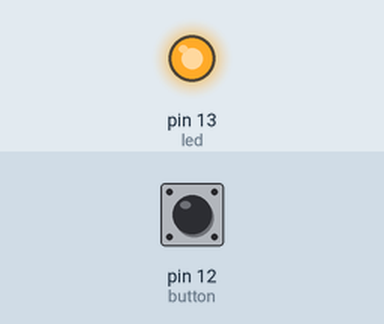
A sketch run on a simulated Arduino Uno, built with avr-gcc and run on an emulated ATmega328P. On the bench: output pins drawn as LEDs (lit = HIGH). Inputs (shaded band) come from the test bench; at power-on: pin 12 (button) HIGH.

Above: at 1.2 s.
1.3 s: pin 12 (button) pulled LOW for 0.15 s
At 1.37 s:
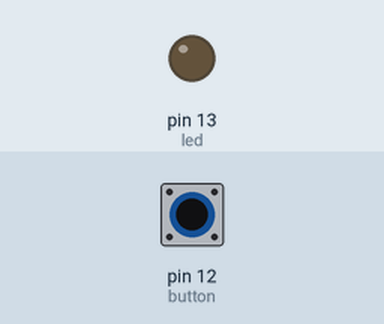
2.9 s: pin 12 (button) pulled LOW for 3.2 s
At 6.5 s:
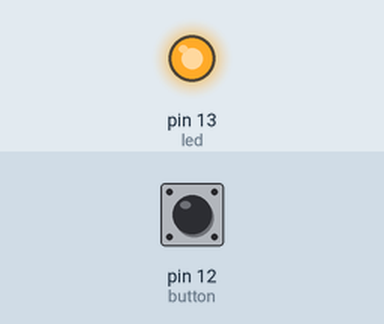
Timing chart, 0 to 8.0 s (numbered marks = the images above; inputs shaded):
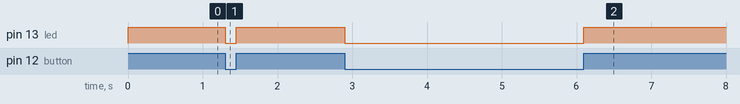

Measured:
- after the input at 1.3 s, pin 13 (led): HIGH → LOW at once, → HIGH 0.15 s later
- after the input at 2.9 s, pin 13 (led): HIGH → LOW at once, → HIGH 3.2 s later

The sketch:

2.1d-2-Light-Button.ino
```cpp
/*
Example 2.1d: Read the signal from the push button and then turn on-off the corresponding light
Method 2: use pinMode(INPUT_PULLUP) to read the push button value.
*/
int button = 12; //button connected to pin 12
boolean buttonState = false; //set the button state test variable to 1, equivalent to the initial state of the button (not yet pressed)
int led = 13;

void setup() {
  pinMode(button, INPUT_PULLUP); //button is an input
  pinMode(led, OUTPUT);
  Serial.begin(9600);
}

void loop() {
  buttonState = digitalRead(button); // digitalRead function helps to read / check the state of the button, return false if pressed, otherwise return about true
  digitalWrite(led, buttonState);
}
```
